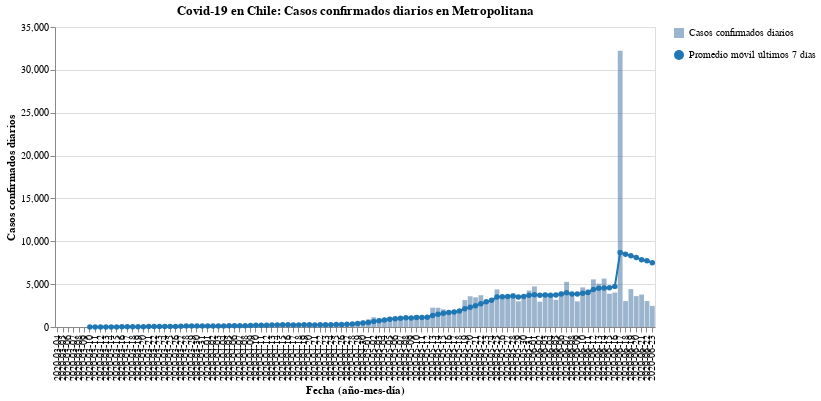

Notebook cell for this chart:
### Code cell
#hide_input
bars, line = my_cases_plot(region)
(bars + line).properties(
    title=f'Covid-19 en Chile: Casos confirmados diarios en {region}',
    width=600
)

### Figure 1 — Vega-Lite specification as saved in the notebook (floating-point values rounded to 4 significant figures)
{"config": {"view": {"continuousWidth": 400, "continuousHeight": 300}}, "layer": [{"mark": {"type": "bar", "opacity": 0.7}, "encoding": {"opacity": {"type": "nominal", "field": "Casos confirmados diarios", "legend": {"title": ""}}, "tooltip": [{"type": "nominal", "field": "Fecha"}, {"type": "quantitative", "field": "Casos confirmados"}], "x": {"type": "nominal", "axis": {"title": "Fecha (año-mes-día)"}, "field": "Fecha"}, "y": {"type": "quantitative", "axis": {"title": "Casos confirmados diarios"}, "field": "Casos confirmados"}}}, {"mark": {"type": "line", "color": "#1f77b4", "point": {"filled": true, "fill": "#1f77b4"}}, "encoding": {"shape": {"type": "nominal", "field": "Promedio móvil últimos 7 días", "legend": {"title": ""}}, "x": {"type": "nominal", "axis": {"title": "Fecha (año-mes-día)"}, "field": "Fecha"}, "y": {"type": "quantitative", "field": "Rolling"}}}], "data": {"name": "data-c827b22f73d6332a37d1d718c7aa8d1c"}, "title": "Covid-19 en Chile: Casos confirmados diarios en Metropolitana", "width": 600, "$schema": "https://vega.github.io/schema/vega-lite/v4.8.1.json", "datasets": {"data-c827b22f73d6332a37d1d718c7aa8d1c": [{"Fecha": "2020-03-04", "Casos confirmados": 1, "Rolling": null, "Casos confirmados diarios": "Casos confirmados diarios", "Promedio móvil últimos 7 días": "Promedio móvil últimos 7 días"}, {"Fecha": "2020-03-05", "Casos confirmados": 1, "Rolling": null, "Casos confirmados diarios": "Casos confirmados diarios", "Promedio móvil últimos 7 días": "Promedio móvil últimos 7 días"}, {"Fecha": "2020-03-06", "Casos confirmados": 1, "Rolling": null, "Casos confirmados diarios": "Casos confirmados diarios", "Promedio móvil últimos 7 días": "Promedio móvil últimos 7 días"}, {"Fecha": "2020-03-07", "Casos confirmados": 1, "Rolling": null, "Casos confirmados diarios": "Casos confirmados diarios", "Promedio móvil últimos 7 días": "Promedio móvil últimos 7 días"}, {"Fecha": "2020-03-08", "Casos confirmados": 2, "Rolling": null, "Casos confirmados diarios": "Casos confirmados diarios", "Promedio móvil últimos 7 días": "Promedio móvil últimos 7 días"}, {"Fecha": "2020-03-09", "Casos confirmados": 3, "Rolling": null, "Casos confirmados diarios": "Casos confirmados diarios", "Promedio móvil últimos 7 días": "Promedio móvil últimos 7 días"}, {"Fecha": "2020-03-10", "Casos confirmados": 1, "Rolling": 1.429, "Casos confirmados diarios": "Casos confirmados diarios", "Promedio móvil últimos 7 días": "Promedio móvil últimos 7 días"}, {"Fecha": "2020-03-11", "Casos confirmados": 4, "Rolling": 1.857, "Casos confirmados diarios": "Casos confirmados diarios", "Promedio móvil últimos 7 días": "Promedio móvil últimos 7 días"}, {"Fecha": "2020-03-12", "Casos confirmados": 9, "Rolling": 3.0, "Casos confirmados diarios": "Casos confirmados diarios", "Promedio móvil últimos 7 días": "Promedio móvil últimos 7 días"}, {"Fecha": "2020-03-13", "Casos confirmados": 6, "Rolling": 3.714, "Casos confirmados diarios": "Casos confirmados diarios", "Promedio móvil últimos 7 días": "Promedio móvil últimos 7 días"}, {"Fecha": "2020-03-14", "Casos confirmados": 11, "Rolling": 5.143, "Casos confirmados diarios": "Casos confirmados diarios", "Promedio móvil últimos 7 días": "Promedio móvil últimos 7 días"}, {"Fecha": "2020-03-15", "Casos confirmados": 14, "Rolling": 6.857, "Casos confirmados diarios": "Casos confirmados diarios", "Promedio móvil últimos 7 días": "Promedio móvil últimos 7 días"}, {"Fecha": "2020-03-16", "Casos confirmados": 69, "Rolling": 16.29, "Casos confirmados diarios": "Casos confirmados diarios", "Promedio móvil últimos 7 días": "Promedio móvil últimos 7 días"}, {"Fecha": "2020-03-17", "Casos confirmados": 29, "Rolling": 20.29, "Casos confirmados diarios": "Casos confirmados diarios", "Promedio móvil últimos 7 días": "Promedio móvil últimos 7 días"}, {"Fecha": "2020-03-18", "Casos confirmados": 22, "Rolling": 22.86, "Casos confirmados diarios": "Casos confirmados diarios", "Promedio móvil últimos 7 días": "Promedio móvil últimos 7 días"}, {"Fecha": "2020-03-19", "Casos confirmados": 73, "Rolling": 32.0, "Casos confirmados diarios": "Casos confirmados diarios", "Promedio móvil últimos 7 días": "Promedio móvil últimos 7 días"}, {"Fecha": "2020-03-20", "Casos confirmados": 57, "Rolling": 39.29, "Casos confirmados diarios": "Casos confirmados diarios", "Promedio móvil últimos 7 días": "Promedio móvil últimos 7 días"}, {"Fecha": "2020-03-21", "Casos confirmados": 55, "Rolling": 45.57, "Casos confirmados diarios": "Casos confirmados diarios", "Promedio móvil últimos 7 días": "Promedio móvil últimos 7 días"}, {"Fecha": "2020-03-22", "Casos confirmados": 50, "Rolling": 50.71, "Casos confirmados diarios": "Casos confirmados diarios", "Promedio móvil últimos 7 días": "Promedio móvil últimos 7 días"}, {"Fecha": "2020-03-23", "Casos confirmados": 50, "Rolling": 48.0, "Casos confirmados diarios": "Casos confirmados diarios", "Promedio móvil últimos 7 días": "Promedio móvil últimos 7 días"}, {"Fecha": "2020-03-24", "Casos confirmados": 81, "Rolling": 55.43, "Casos confirmados diarios": "Casos confirmados diarios", "Promedio móvil últimos 7 días": "Promedio móvil últimos 7 días"}, {"Fecha": "2020-03-25", "Casos confirmados": 142, "Rolling": 72.57, "Casos confirmados diarios": "Casos confirmados diarios", "Promedio móvil últimos 7 días": "Promedio móvil últimos 7 días"}, {"Fecha": "2020-03-26", "Casos confirmados": 64, "Rolling": 71.29, "Casos confirmados diarios": "Casos confirmados diarios", "Promedio móvil últimos 7 días": "Promedio móvil últimos 7 días"}, {"Fecha": "2020-03-27", "Casos confirmados": 192, "Rolling": 90.57, "Casos confirmados diarios": "Casos confirmados diarios", "Promedio móvil últimos 7 días": "Promedio móvil últimos 7 días"}, {"Fecha": "2020-03-28", "Casos confirmados": 146, "Rolling": 103.6, "Casos confirmados diarios": "Casos confirmados diarios", "Promedio móvil últimos 7 días": "Promedio móvil últimos 7 días"}, {"Fecha": "2020-03-29", "Casos confirmados": 83, "Rolling": 108.3, "Casos confirmados diarios": "Casos confirmados diarios", "Promedio móvil últimos 7 días": "Promedio móvil últimos 7 días"}, {"Fecha": "2020-03-30", "Casos confirmados": 128, "Rolling": 119.4, "Casos confirmados diarios": "Casos confirmados diarios", "Promedio móvil últimos 7 días": "Promedio móvil últimos 7 días"}, {"Fecha": "2020-03-31", "Casos confirmados": 125, "Rolling": 125.7, "Casos confirmados diarios": "Casos confirmados diarios", "Promedio móvil últimos 7 días": "Promedio móvil últimos 7 días"}, {"Fecha": "2020-04-01", "Casos confirmados": 101, "Rolling": 119.9, "Casos confirmados diarios": "Casos confirmados diarios", "Promedio móvil últimos 7 días": "Promedio móvil últimos 7 días"}, {"Fecha": "2020-04-02", "Casos confirmados": 115, "Rolling": 127.1, "Casos confirmados diarios": "Casos confirmados diarios", "Promedio móvil últimos 7 días": "Promedio móvil últimos 7 días"}, {"Fecha": "2020-04-03", "Casos confirmados": 106, "Rolling": 114.9, "Casos confirmados diarios": "Casos confirmados diarios", "Promedio móvil últimos 7 días": "Promedio móvil últimos 7 días"}, {"Fecha": "2020-04-04", "Casos confirmados": 215, "Rolling": 124.7, "Casos confirmados diarios": "Casos confirmados diarios", "Promedio móvil últimos 7 días": "Promedio móvil últimos 7 días"}, {"Fecha": "2020-04-05", "Casos confirmados": 145, "Rolling": 133.6, "Casos confirmados diarios": "Casos confirmados diarios", "Promedio móvil últimos 7 días": "Promedio móvil últimos 7 días"}, {"Fecha": "2020-04-06", "Casos confirmados": 142, "Rolling": 135.6, "Casos confirmados diarios": "Casos confirmados diarios", "Promedio móvil últimos 7 días": "Promedio móvil últimos 7 días"}, {"Fecha": "2020-04-07", "Casos confirmados": 106, "Rolling": 132.9, "Casos confirmados diarios": "Casos confirmados diarios", "Promedio móvil últimos 7 días": "Promedio móvil últimos 7 días"}, {"Fecha": "2020-04-08", "Casos confirmados": 198, "Rolling": 146.7, "Casos confirmados diarios": "Casos confirmados diarios", "Promedio móvil últimos 7 días": "Promedio móvil últimos 7 días"}, {"Fecha": "2020-04-09", "Casos confirmados": 284, "Rolling": 170.9, "Casos confirmados diarios": "Casos confirmados diarios", "Promedio móvil últimos 7 días": "Promedio móvil últimos 7 días"}, {"Fecha": "2020-04-10", "Casos confirmados": 361, "Rolling": 207.3, "Casos confirmados diarios": "Casos confirmados diarios", "Promedio móvil últimos 7 días": "Promedio móvil últimos 7 días"}, {"Fecha": "2020-04-11", "Casos confirmados": 255, "Rolling": 213.0, "Casos confirmados diarios": "Casos confirmados diarios", "Promedio móvil últimos 7 días": "Promedio móvil últimos 7 días"}, {"Fecha": "2020-04-12", "Casos confirmados": 151, "Rolling": 213.9, "Casos confirmados diarios": "Casos confirmados diarios", "Promedio móvil últimos 7 días": "Promedio móvil últimos 7 días"}, {"Fecha": "2020-04-13", "Casos confirmados": 204, "Rolling": 222.7, "Casos confirmados diarios": "Casos confirmados diarios", "Promedio móvil últimos 7 días": "Promedio móvil últimos 7 días"}, {"Fecha": "2020-04-14", "Casos confirmados": 283, "Rolling": 248.0, "Casos confirmados diarios": "Casos confirmados diarios", "Promedio móvil últimos 7 días": "Promedio móvil últimos 7 días"}, {"Fecha": "2020-04-15", "Casos confirmados": 248, "Rolling": 255.1, "Casos confirmados diarios": "Casos confirmados diarios", "Promedio móvil últimos 7 días": "Promedio móvil últimos 7 días"}, {"Fecha": "2020-04-16", "Casos confirmados": 348, "Rolling": 264.3, "Casos confirmados diarios": "Casos confirmados diarios", "Promedio móvil últimos 7 días": "Promedio móvil últimos 7 días"}, {"Fecha": "2020-04-17", "Casos confirmados": 233, "Rolling": 246.0, "Casos confirmados diarios": "Casos confirmados diarios", "Promedio móvil últimos 7 días": "Promedio móvil últimos 7 días"}, {"Fecha": "2020-04-18", "Casos confirmados": 277, "Rolling": 249.1, "Casos confirmados diarios": "Casos confirmados diarios", "Promedio móvil últimos 7 días": "Promedio móvil últimos 7 días"}, {"Fecha": "2020-04-19", "Casos confirmados": 189, "Rolling": 254.6, "Casos confirmados diarios": "Casos confirmados diarios", "Promedio móvil últimos 7 días": "Promedio móvil últimos 7 días"}, {"Fecha": "2020-04-20", "Casos confirmados": 262, "Rolling": 262.9, "Casos confirmados diarios": "Casos confirmados diarios", "Promedio móvil últimos 7 días": "Promedio móvil últimos 7 días"}, {"Fecha": "2020-04-21", "Casos confirmados": 145, "Rolling": 243.1, "Casos confirmados diarios": "Casos confirmados diarios", "Promedio móvil últimos 7 días": "Promedio móvil últimos 7 días"}, {"Fecha": "2020-04-22", "Casos confirmados": 295, "Rolling": 249.9, "Casos confirmados diarios": "Casos confirmados diarios", "Promedio móvil últimos 7 días": "Promedio móvil últimos 7 días"}, {"Fecha": "2020-04-23", "Casos confirmados": 351, "Rolling": 250.3, "Casos confirmados diarios": "Casos confirmados diarios", "Promedio móvil últimos 7 días": "Promedio móvil últimos 7 días"}, {"Fecha": "2020-04-24", "Casos confirmados": 327, "Rolling": 263.7, "Casos confirmados diarios": "Casos confirmados diarios", "Promedio móvil últimos 7 días": "Promedio móvil últimos 7 días"}, {"Fecha": "2020-04-25", "Casos confirmados": 404, "Rolling": 281.9, "Casos confirmados diarios": "Casos confirmados diarios", "Promedio móvil últimos 7 días": "Promedio móvil últimos 7 días"}, {"Fecha": "2020-04-26", "Casos confirmados": 331, "Rolling": 302.1, "Casos confirmados diarios": "Casos confirmados diarios", "Promedio móvil últimos 7 días": "Promedio móvil últimos 7 días"}, {"Fecha": "2020-04-27", "Casos confirmados": 362, "Rolling": 316.4, "Casos confirmados diarios": "Casos confirmados diarios", "Promedio móvil últimos 7 días": "Promedio móvil últimos 7 días"}, {"Fecha": "2020-04-28", "Casos confirmados": 442, "Rolling": 358.9, "Casos confirmados diarios": "Casos confirmados diarios", "Promedio móvil últimos 7 días": "Promedio móvil últimos 7 días"}, {"Fecha": "2020-04-29", "Casos confirmados": 589, "Rolling": 400.9, "Casos confirmados diarios": "Casos confirmados diarios", "Promedio móvil últimos 7 días": "Promedio móvil últimos 7 días"}, {"Fecha": "2020-04-30", "Casos confirmados": 736, "Rolling": 455.9, "Casos confirmados diarios": "Casos confirmados diarios", "Promedio móvil últimos 7 días": "Promedio móvil últimos 7 días"}, {"Fecha": "2020-05-01", "Casos confirmados": 891, "Rolling": 536.4, "Casos confirmados diarios": "Casos confirmados diarios", "Promedio móvil últimos 7 días": "Promedio móvil últimos 7 días"}, {"Fecha": "2020-05-02", "Casos confirmados": 1145, "Rolling": 642.3, "Casos confirmados diarios": "Casos confirmados diarios", "Promedio móvil últimos 7 días": "Promedio móvil últimos 7 días"}, {"Fecha": "2020-05-03", "Casos confirmados": 995, "Rolling": 737.1, "Casos confirmados diarios": "Casos confirmados diarios", "Promedio móvil últimos 7 días": "Promedio móvil últimos 7 días"}, {"Fecha": "2020-05-04", "Casos confirmados": 872, "Rolling": 810.0, "Casos confirmados diarios": "Casos confirmados diarios", "Promedio móvil últimos 7 días": "Promedio móvil últimos 7 días"}, {"Fecha": "2020-05-05", "Casos confirmados": 1179, "Rolling": 915.3, "Casos confirmados diarios": "Casos confirmados diarios", "Promedio móvil últimos 7 días": "Promedio móvil últimos 7 días"}, {"Fecha": "2020-05-06", "Casos confirmados": 875, "Rolling": 956.1, "Casos confirmados diarios": "Casos confirmados diarios", "Promedio móvil últimos 7 días": "Promedio móvil últimos 7 días"}, {"Fecha": "2020-05-07", "Casos confirmados": 1246, "Rolling": 1029.0, "Casos confirmados diarios": "Casos confirmados diarios", "Promedio móvil últimos 7 días": "Promedio móvil últimos 7 días"}, {"Fecha": "2020-05-08", "Casos confirmados": 1151, "Rolling": 1066.0, "Casos confirmados diarios": "Casos confirmados diarios", "Promedio móvil últimos 7 días": "Promedio móvil últimos 7 días"}, {"Fecha": "2020-05-09", "Casos confirmados": 978, "Rolling": 1042.0, "Casos confirmados diarios": "Casos confirmados diarios", "Promedio móvil últimos 7 días": "Promedio móvil últimos 7 días"}, {"Fecha": "2020-05-10", "Casos confirmados": 1396, "Rolling": 1100.0, "Casos confirmados diarios": "Casos confirmados diarios", "Promedio móvil últimos 7 días": "Promedio móvil últimos 7 días"}, {"Fecha": "2020-05-11", "Casos confirmados": 964, "Rolling": 1113.0, "Casos confirmados diarios": "Casos confirmados diarios", "Promedio móvil últimos 7 días": "Promedio móvil últimos 7 días"}, {"Fecha": "2020-05-12", "Casos confirmados": 1392, "Rolling": 1143.0, "Casos confirmados diarios": "Casos confirmados diarios", "Promedio móvil últimos 7 días": "Promedio móvil últimos 7 días"}, {"Fecha": "2020-05-13", "Casos confirmados": 2256, "Rolling": 1340.0, "Casos confirmados diarios": "Casos confirmados diarios", "Promedio móvil últimos 7 días": "Promedio móvil últimos 7 días"}, {"Fecha": "2020-05-14", "Casos confirmados": 2251, "Rolling": 1484.0, "Casos confirmados diarios": "Casos confirmados diarios", "Promedio móvil últimos 7 días": "Promedio móvil últimos 7 días"}, {"Fecha": "2020-05-15", "Casos confirmados": 2060, "Rolling": 1614.0, "Casos confirmados diarios": "Casos confirmados diarios", "Promedio móvil últimos 7 días": "Promedio móvil últimos 7 días"}, {"Fecha": "2020-05-16", "Casos confirmados": 1518, "Rolling": 1691.0, "Casos confirmados diarios": "Casos confirmados diarios", "Promedio móvil últimos 7 días": "Promedio móvil últimos 7 días"}, {"Fecha": "2020-05-17", "Casos confirmados": 1890, "Rolling": 1762.0, "Casos confirmados diarios": "Casos confirmados diarios", "Promedio móvil últimos 7 días": "Promedio móvil últimos 7 días"}, {"Fecha": "2020-05-18", "Casos confirmados": 1767, "Rolling": 1876.0, "Casos confirmados diarios": "Casos confirmados diarios", "Promedio móvil últimos 7 días": "Promedio móvil últimos 7 días"}, {"Fecha": "2020-05-19", "Casos confirmados": 3140, "Rolling": 2126.0, "Casos confirmados diarios": "Casos confirmados diarios", "Promedio móvil últimos 7 días": "Promedio móvil últimos 7 días"}, {"Fecha": "2020-05-20", "Casos confirmados": 3588, "Rolling": 2316.0, "Casos confirmados diarios": "Casos confirmados diarios", "Promedio móvil últimos 7 días": "Promedio móvil últimos 7 días"}, {"Fecha": "2020-05-21", "Casos confirmados": 3462, "Rolling": 2489.0, "Casos confirmados diarios": "Casos confirmados diarios", "Promedio móvil últimos 7 días": "Promedio móvil últimos 7 días"}, {"Fecha": "2020-05-22", "Casos confirmados": 3709, "Rolling": 2725.0, "Casos confirmados diarios": "Casos confirmados diarios", "Promedio móvil últimos 7 días": "Promedio móvil últimos 7 días"}, {"Fecha": "2020-05-23", "Casos confirmados": 3049, "Rolling": 2944.0, "Casos confirmados diarios": "Casos confirmados diarios", "Promedio móvil últimos 7 días": "Promedio móvil últimos 7 días"}, {"Fecha": "2020-05-24", "Casos confirmados": 3145, "Rolling": 3123.0, "Casos confirmados diarios": "Casos confirmados diarios", "Promedio móvil últimos 7 días": "Promedio móvil últimos 7 días"}, {"Fecha": "2020-05-25", "Casos confirmados": 4386, "Rolling": 3497.0, "Casos confirmados diarios": "Casos confirmados diarios", "Promedio móvil últimos 7 días": "Promedio móvil últimos 7 días"}, {"Fecha": "2020-05-26", "Casos confirmados": 3355, "Rolling": 3528.0, "Casos confirmados diarios": "Casos confirmados diarios", "Promedio móvil últimos 7 días": "Promedio móvil últimos 7 días"}, {"Fecha": "2020-05-27", "Casos confirmados": 3726, "Rolling": 3547.0, "Casos confirmados diarios": "Casos confirmados diarios", "Promedio móvil últimos 7 días": "Promedio móvil últimos 7 días"}, {"Fecha": "2020-05-28", "Casos confirmados": 3904, "Rolling": 3611.0, "Casos confirmados diarios": "Casos confirmados diarios", "Promedio móvil últimos 7 días": "Promedio móvil últimos 7 días"}, {"Fecha": "2020-05-29", "Casos confirmados": 2995, "Rolling": 3509.0, "Casos confirmados diarios": "Casos confirmados diarios", "Promedio móvil últimos 7 días": "Promedio móvil últimos 7 días"}, {"Fecha": "2020-05-30", "Casos confirmados": 3341, "Rolling": 3550.0, "Casos confirmados diarios": "Casos confirmados diarios", "Promedio móvil últimos 7 días": "Promedio móvil últimos 7 días"}, {"Fecha": "2020-05-31", "Casos confirmados": 4253, "Rolling": 3709.0, "Casos confirmados diarios": "Casos confirmados diarios", "Promedio móvil últimos 7 días": "Promedio móvil últimos 7 días"}, {"Fecha": "2020-06-01", "Casos confirmados": 4735, "Rolling": 3758.0, "Casos confirmados diarios": "Casos confirmados diarios", "Promedio móvil últimos 7 días": "Promedio móvil últimos 7 días"}, {"Fecha": "2020-06-02", "Casos confirmados": 2955, "Rolling": 3701.0, "Casos confirmados diarios": "Casos confirmados diarios", "Promedio móvil últimos 7 días": "Promedio móvil últimos 7 días"}, {"Fecha": "2020-06-03", "Casos confirmados": 3997, "Rolling": 3740.0, "Casos confirmados diarios": "Casos confirmados diarios", "Promedio móvil últimos 7 días": "Promedio móvil últimos 7 días"}, {"Fecha": "2020-06-04", "Casos confirmados": 3699, "Rolling": 3711.0, "Casos confirmados diarios": "Casos confirmados diarios", "Promedio móvil últimos 7 días": "Promedio móvil últimos 7 días"}, {"Fecha": "2020-06-05", "Casos confirmados": 3176, "Rolling": 3737.0, "Casos confirmados diarios": "Casos confirmados diarios", "Promedio móvil últimos 7 días": "Promedio móvil últimos 7 días"}, {"Fecha": "2020-06-06", "Casos confirmados": 4128, "Rolling": 3849.0, "Casos confirmados diarios": "Casos confirmados diarios", "Promedio móvil últimos 7 días": "Promedio móvil últimos 7 días"}, {"Fecha": "2020-06-07", "Casos confirmados": 5268, "Rolling": 3994.0, "Casos confirmados diarios": "Casos confirmados diarios", "Promedio móvil últimos 7 días": "Promedio móvil últimos 7 días"}, {"Fecha": "2020-06-08", "Casos confirmados": 3674, "Rolling": 3842.0, "Casos confirmados diarios": "Casos confirmados diarios", "Promedio móvil últimos 7 días": "Promedio móvil últimos 7 días"}, {"Fecha": "2020-06-09", "Casos confirmados": 2990, "Rolling": 3847.0, "Casos confirmados diarios": "Casos confirmados diarios", "Promedio móvil últimos 7 días": "Promedio móvil últimos 7 días"}, {"Fecha": "2020-06-10", "Casos confirmados": 4620, "Rolling": 3936.0, "Casos confirmados diarios": "Casos confirmados diarios", "Promedio móvil últimos 7 días": "Promedio móvil últimos 7 días"}, {"Fecha": "2020-06-11", "Casos confirmados": 4389, "Rolling": 4035.0, "Casos confirmados diarios": "Casos confirmados diarios", "Promedio móvil últimos 7 días": "Promedio móvil últimos 7 días"}, {"Fecha": "2020-06-12", "Casos confirmados": 5559, "Rolling": 4375.0, "Casos confirmados diarios": "Casos confirmados diarios", "Promedio móvil últimos 7 días": "Promedio móvil últimos 7 días"}, {"Fecha": "2020-06-13", "Casos confirmados": 5057, "Rolling": 4508.0, "Casos confirmados diarios": "Casos confirmados diarios", "Promedio móvil últimos 7 días": "Promedio móvil últimos 7 días"}, {"Fecha": "2020-06-14", "Casos confirmados": 5647, "Rolling": 4562.0, "Casos confirmados diarios": "Casos confirmados diarios", "Promedio móvil últimos 7 días": "Promedio móvil últimos 7 días"}, {"Fecha": "2020-06-15", "Casos confirmados": 3882, "Rolling": 4592.0, "Casos confirmados diarios": "Casos confirmados diarios", "Promedio móvil últimos 7 días": "Promedio móvil últimos 7 días"}, {"Fecha": "2020-06-16", "Casos confirmados": 4022, "Rolling": 4739.0, "Casos confirmados diarios": "Casos confirmados diarios", "Promedio móvil últimos 7 días": "Promedio móvil últimos 7 días"}, {"Fecha": "2020-06-17", "Casos confirmados": 32230, "Rolling": 8684.0, "Casos confirmados diarios": "Casos confirmados diarios", "Promedio móvil últimos 7 días": "Promedio móvil últimos 7 días"}, {"Fecha": "2020-06-18", "Casos confirmados": 3021, "Rolling": 8488.0, "Casos confirmados diarios": "Casos confirmados diarios", "Promedio móvil últimos 7 días": "Promedio móvil últimos 7 días"}, {"Fecha": "2020-06-19", "Casos confirmados": 4421, "Rolling": 8326.0, "Casos confirmados diarios": "Casos confirmados diarios", "Promedio móvil últimos 7 días": "Promedio móvil últimos 7 días"}, {"Fecha": "2020-06-20", "Casos confirmados": 3603, "Rolling": 8118.0, "Casos confirmados diarios": "Casos confirmados diarios", "Promedio móvil últimos 7 días": "Promedio móvil últimos 7 días"}, {"Fecha": "2020-06-21", "Casos confirmados": 3789, "Rolling": 7853.0, "Casos confirmados diarios": "Casos confirmados diarios", "Promedio móvil últimos 7 días": "Promedio móvil últimos 7 días"}, {"Fecha": "2020-06-22", "Casos confirmados": 3026, "Rolling": 7730.0, "Casos confirmados diarios": "Casos confirmados diarios", "Promedio móvil últimos 7 días": "Promedio móvil últimos 7 días"}, {"Fecha": "2020-06-23", "Casos confirmados": 2469, "Rolling": 7508.0, "Casos confirmados diarios": "Casos confirmados diarios", "Promedio móvil últimos 7 días": "Promedio móvil últimos 7 días"}]}}
